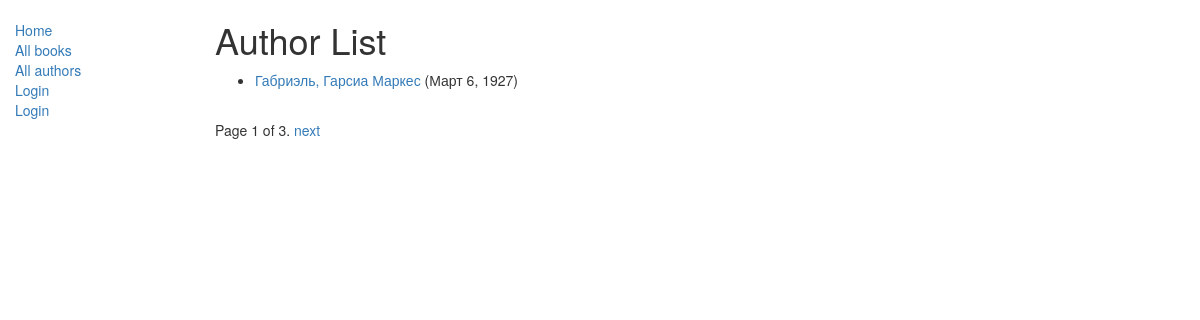
Screenshot of /catalog/authors/ with the database file from the repository.
### catalog/models.py (models this page shows, shortened)
class Author(models.Model):
    first_name = models.CharField(max_length=100)
    last_name = models.CharField(max_length=100)
    date_of_birth = models.DateField(null=True, blank=True)
    date_of_death = models.DateField('Died', null=True, blank=True)
    def get_absolute_url(self):
        return reverse('author-detail', args=[str(self.id)])
    class Meta:
        ordering = ['last_name']

### catalog/views.py (the view)
class AuthorListView(generic.ListView):
    model = Author
    paginate_by = 1

### catalog/templates/catalog/author_list.html
{% extends "base_generic.html" %}
{% block content %}
    <h1>Author List</h1>
    {% if author_list %}
    <ul>
      {% for author in author_list %}
      <li>
        <a href="{{ author.get_absolute_url }}">{{ author.first_name }}, {{ author.last_name }}</a> ({{author.date_of_birth}})
      </li>
      {% endfor %}
    </ul>
    {% else %}
      <p>There are no authors in the library.</p>
    {% endif %}
{% endblock %}

### rows the page displays
Author: first_name "Габриэль", last_name "Гарсиа Маркес", date_of_birth "Март 6, 1927"

### other values shown
{{ page_obj.number }} "1"
{{ page_obj.paginator.num_pages }} "3"
